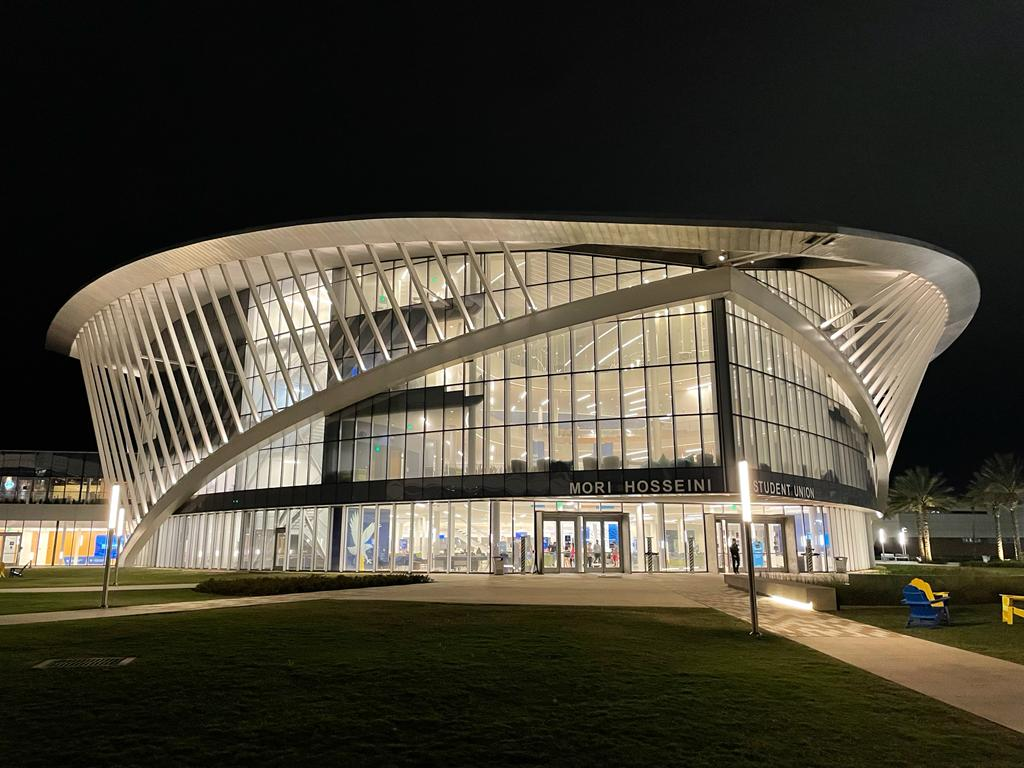
#> input picture images/erau.jpeg, 1024 x 768 px
$ python median_filter.py
#> lines starting #> are read from the running program, lines starting #| are printed output that depends on the picture

import cv2 as cv
import random


def add_noise(image):
    row, col = image.shape

    number_of_pixels = random.randint(300, 10000)
    for i in range(number_of_pixels):
        y_coord = random.randint(0, row - 1)
        x_coord = random.randint(0, col - 1)
        image[y_coord][x_coord] = 255

    number_of_pixels = random.randint(300, 10000)
    for i in range(number_of_pixels):
        y_coord = random.randint(0, row - 1)
        x_coord = random.randint(0, col - 1)
        image[y_coord][x_coord] = 0

    return image


def median(image):
    # Median Filter Function
    median_filter = cv.medianBlur(img, 3)

    # Save result image
    cv.imwrite('../images/results/median-erau.jpg', median_filter)


if __name__ == '__main__':
    # reading input image and creating noise on image
    img = cv.imread('../images/erau.jpeg', cv.IMREAD_GRAYSCALE)
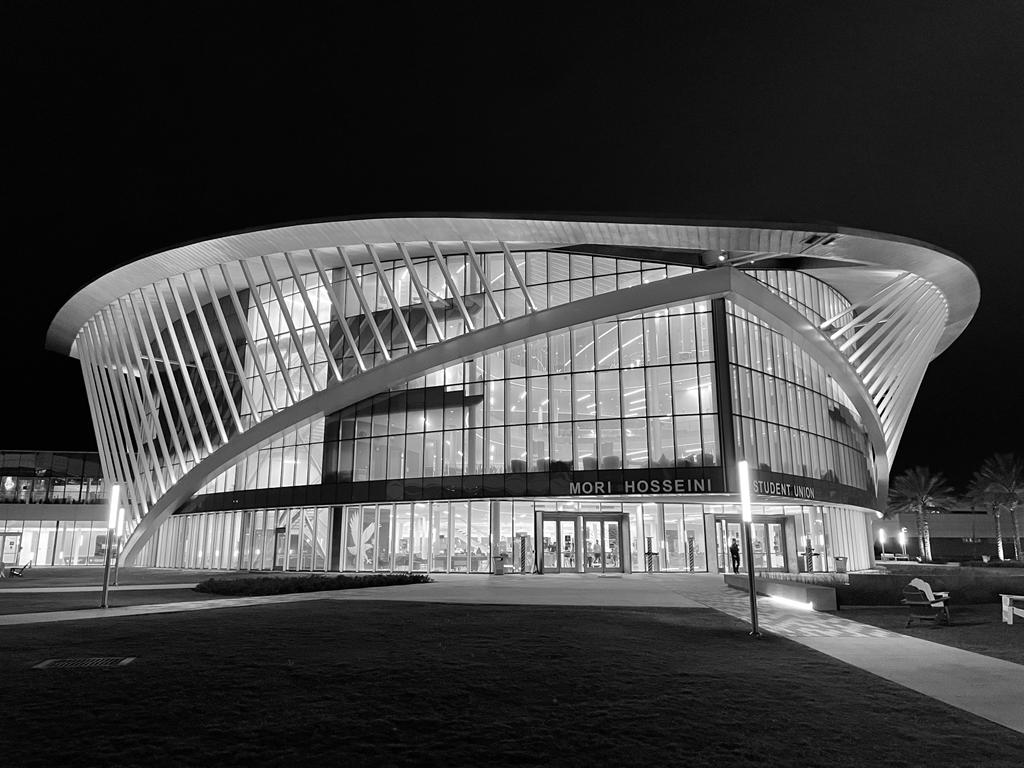
#> img: shape (768, 1024); min 0, max 255, mean 67.9
    salt_and_pepper_erau = add_noise(img)
#> after the loop in add_noise, `for i in range(number_of_pixels):`:
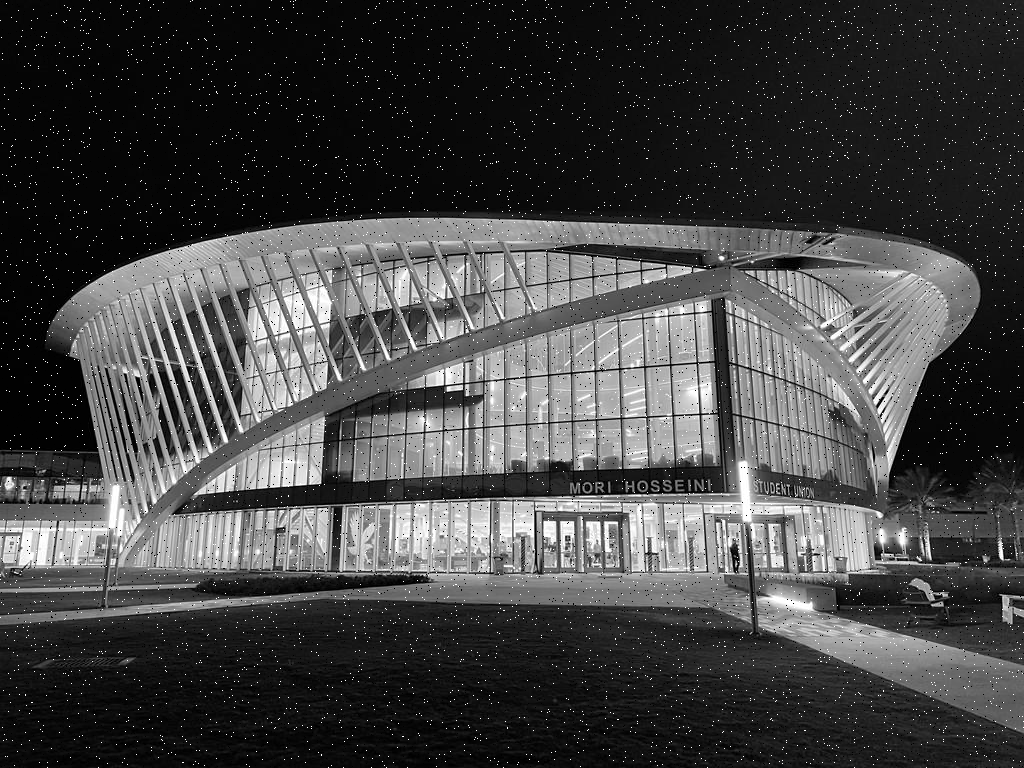
#> image: shape (768, 1024); min 0, max 255, mean 68.8

    # call median function
    median(salt_and_pepper_erau)
